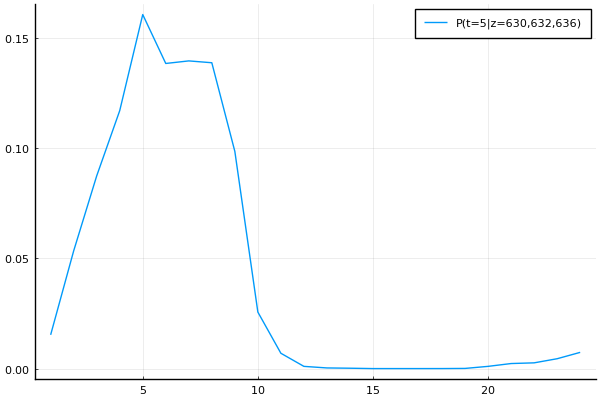

Here is the Julia script that generated this plot:
# estimate observed time by bayes theorem
# multiple observation at 5 o'clock

module BayesEstAt5
    using DataFrames, CSV, FreqTables, Plots

    function bayes_estimation(sensor_value, cond_z_t, current_estimation)
        new_estimation = zeros(24)
        for i in Array(1:24)
            new_estimation[i] = cond_z_t[Name(sensor_value), Name(i - 1)] * current_estimation[i]
        end
        return new_estimation / sum(new_estimation)
    end

    function main(is_test=false)
        data_path = joinpath(split(@__FILE__, "src")[1], "data/sensor_data_600.txt")
        df_org = CSV.read(data_path, DataFrame, 
                      header=["date", "time", "ir", "lidar"],
                      delim=' ')
        
        hours = [Int64(floor(e/10000)) for e in df_org.time]

        # add hour array to df
        df_h = DataFrame(hour=hours)
        df_new = hcat(df_org, df_h)

        # P(t)
        freqs = freqtable(df_new, :lidar, :hour)
        probs = freqs / length(df_org.lidar)
        keys = names(probs, 2)
        p_t = [sum(probs[begin:end, Name(key)]) for key in keys]
        cond_z_t = probs / p_t[findfirst(==(0), keys)]

        # estimate
        observations_5 = [630, 632, 636]
        estimation = p_t
        for observ in observations_5
            estimation = bayes_estimation(observ, cond_z_t, estimation)
        end
        plot(estimation, label="P(t=5|z=630,632,636)")

        if is_test == false
            save_path = joinpath(split(@__FILE__, "src")[1], "src/prob_stats/complex_dist/bayes_est_at_5/bayes_est_at_5.png")
            savefig(save_path)
        end
    end
end